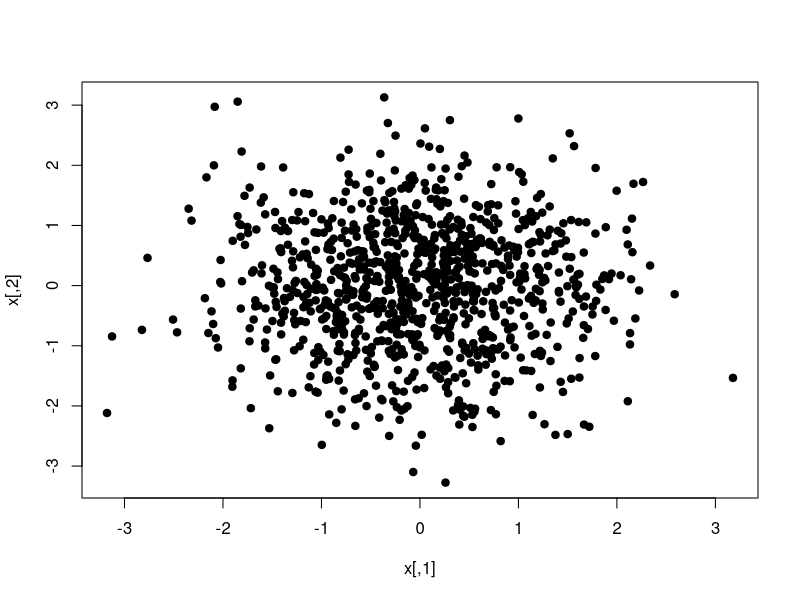
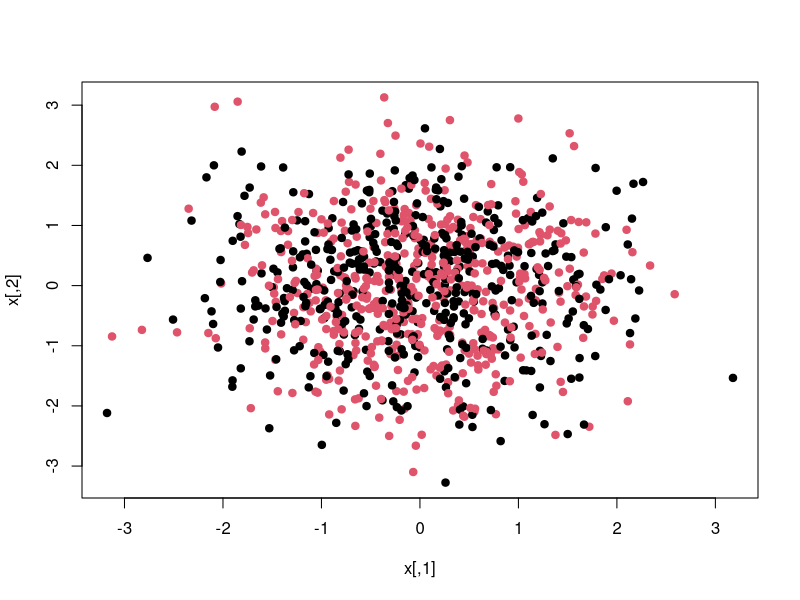
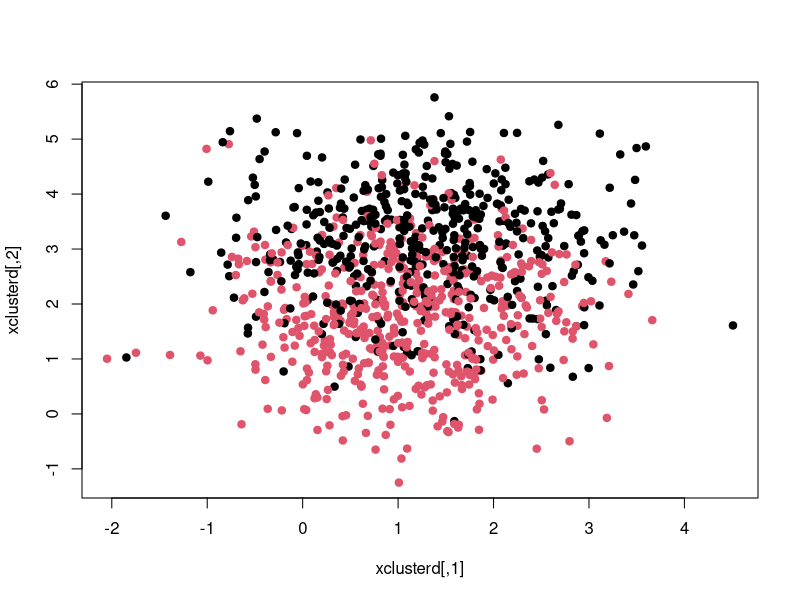
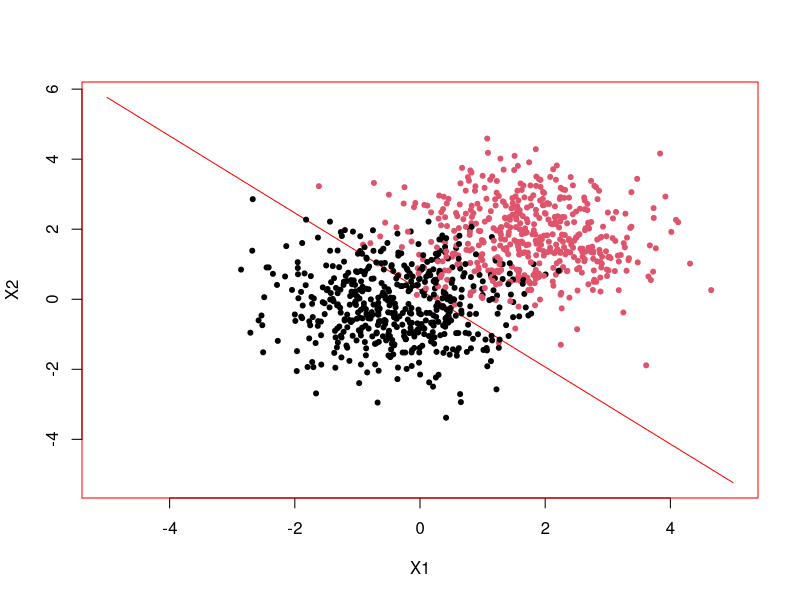

The R source for these figures, in order:
set.seed(101)
x=matrix(rnorm(1000*2),1000,2)
plot(x,pch=19)
which=sample(1:2,1000,replace=TRUE)
plot(x,col=which,pch=19)
xmean=matrix(rnorm(2*2,sd=3),2,2)
xclusterd=x+xmean[which,]
plot(xclusterd,col=which,pch=19)
#write.csv(xclusterd,file="1000-2D-2-x1x2.csv", row.names=F)
#write.csv(data.frame(which), file="1000-2D-2-y.csv", row.names=F)

out <- cbind(xclusterd, (data.frame(which) - 1))
write.csv(out, file="1000-6D-2.csv", row.names=F)
# [a,b,c] = [-0.2, 0.77004,0.86541  ]
#
#
r <- read.csv(file = "1000-2D-2.csv")
# for -0.2 + 0.77004 * x1 + 0.86541 *x2 = 0
# for a + b * x1 + c *x2 = 0
# a+b*x1 = -c * x2
# x2 = (a/-c) + (b/-c) *x1
# 
a <- -0.2
b <- 0.83188
c <- 0.75637
#eq = function(x){0.2311043320507043-0.8897978992616216*x}
eq = function(x){a/(-c) + (b/-c)*x }
par(pch=22, col="red") # plotting symbol and color
par(mfrow=c(1,1)) # all plots on one page

with(r, { 
  curve(eq, -5, 5, xlab = 'X1', ylab = 'X2')
  points(x=X1, y=X2, pch=20, col = which +1)
})
#r <- read.csv(file = "sonar.csv", header = F)
#with(r, plot(x=V50, y=V1, col = V61 +1))
